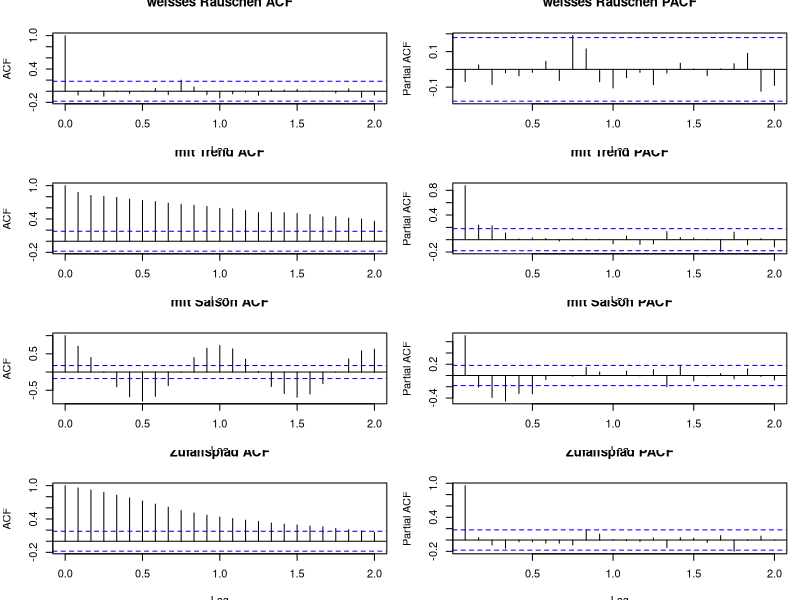
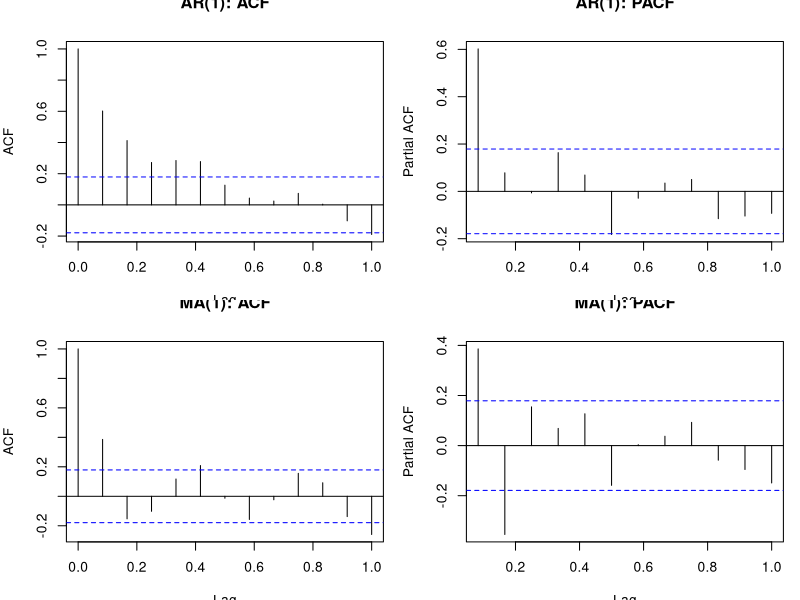
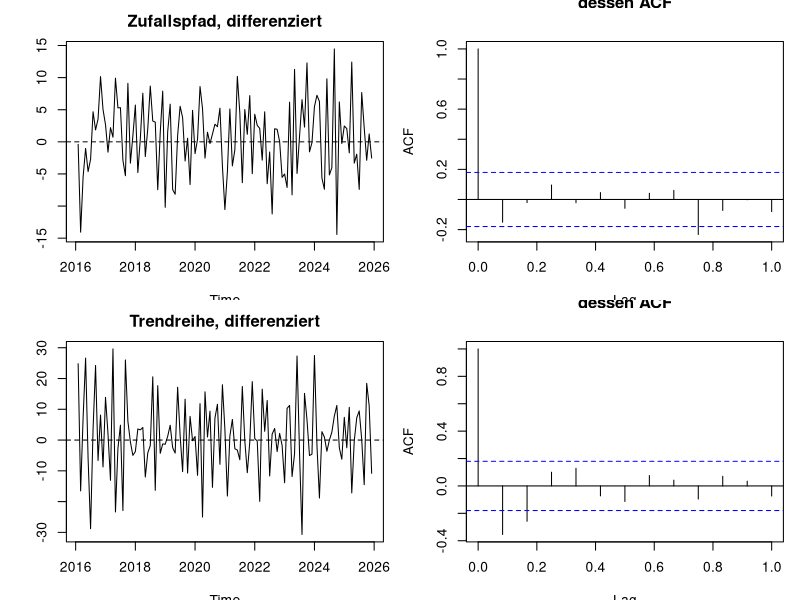
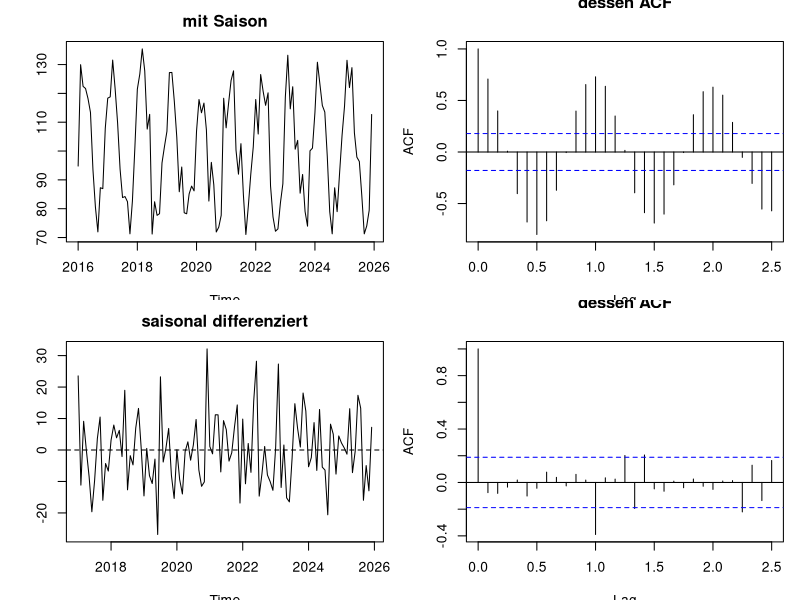

Write R code to recreate these figures, in order.
## ---- chunk 1
#| label: setup-r
#| include: false
library(tseries)

lehmer <- function(saat, anzahl) {
  s <- saat
  raus <- numeric(anzahl)
  for (k in seq_len(anzahl)) {
    s <- (16807 * s) %% 2147483647
    raus[k] <- s / 2147483647
  }
  raus
}

normalwerte <- function(saat, anzahl, mittel = 0, streuung = 1) {
  mittel + streuung * qnorm(lehmer(saat, anzahl))
}

monate <- 120
t <- 1:monate
start_jahr <- c(2016, 1)

# Fuenf Reihen mit verschiedenen Eigenschaften
weiss <- ts(normalwerte(1515, monate, 100, 10), start = start_jahr, frequency = 12)
mit_trend <- ts(100 + 0.8 * t + normalwerte(1616, monate, 0, 10),
                start = start_jahr, frequency = 12)
mit_saison <- ts(100 + 25 * sin(2 * pi * t / 12) + normalwerte(1717, monate, 0, 8),
                 start = start_jahr, frequency = 12)
zufallspfad <- ts(100 + cumsum(normalwerte(1919, monate, 0.8, 6)),
                  start = start_jahr, frequency = 12)

# AR(1) mit phi = 0.7 und MA(1) mit theta = 0.8 aus demselben Rauschen
stoerung <- normalwerte(1818, monate + 1, 0, 1)
ar_werte <- numeric(monate)
ar_werte[1] <- stoerung[1]
for (i in 2:monate) ar_werte[i] <- 0.7 * ar_werte[i - 1] + stoerung[i]
ar1 <- ts(ar_werte, start = start_jahr, frequency = 12)
ma1 <- ts(stoerung[-1] + 0.8 * stoerung[-(monate + 1)],
          start = start_jahr, frequency = 12)
## ---- chunk 2
#| label: fig-b1-st-r
#| fig-cap: "Beispiel 1: ACF und PACF für vier Reihen mit bekannter Struktur."
#| fig-height: 6
reihen <- list("weisses Rauschen" = weiss, "mit Trend" = mit_trend,
               "mit Saison" = mit_saison, "Zufallspfad" = zufallspfad)

par(mfrow = c(4, 2), mar = c(3.5, 4, 2.5, 1))
for (name in names(reihen)) {
  acf(reihen[[name]], lag.max = 24, main = paste(name, "ACF"))
  pacf(reihen[[name]], lag.max = 24, main = paste(name, "PACF"))
}
par(mfrow = c(1, 1))

# Die ersten sechs Werte als Zahlen
for (name in names(reihen)) {
  a <- acf(reihen[[name]], lag.max = 6, plot = FALSE)$acf[2:7]
  cat(sprintf("%-18s ACF %s\n", name, paste(sprintf("%6.3f", a), collapse = " ")))
}
round(1.96 / sqrt(monate), 3)
## ---- chunk 3
#| label: fig-b2-st-r
#| fig-cap: "Beispiel 2: AR(1) bricht in der PACF ab, MA(1) in der ACF."
#| fig-height: 4
par(mfrow = c(2, 2), mar = c(3.5, 4, 2.5, 1))
acf(ar1, lag.max = 12, main = "AR(1): ACF")
pacf(ar1, lag.max = 12, main = "AR(1): PACF")
acf(ma1, lag.max = 12, main = "MA(1): ACF")
pacf(ma1, lag.max = 12, main = "MA(1): PACF")
par(mfrow = c(1, 1))

for (name in c("ar1", "ma1")) {
  reihe <- get(name)
  a <- acf(reihe, lag.max = 5, plot = FALSE)$acf[2:6]
  p <- pacf(reihe, lag.max = 5, plot = FALSE)$acf[1:5]
  cat(sprintf("%-5s ACF  %s\n", name, paste(sprintf("%6.3f", a), collapse = " ")))
  cat(sprintf("%-5s PACF %s\n", "", paste(sprintf("%6.3f", p), collapse = " ")))
}
## ---- chunk 4
#| label: fig-b3-st-r
#| fig-cap: "Beispiel 3: oben der Zufallspfad und seine Differenz, unten die Trendreihe differenziert und detrendet."
#| fig-height: 4.6
detrend <- function(reihe) residuals(lm(as.numeric(reihe) ~ t))

par(mfrow = c(2, 2), mar = c(3.5, 4, 2.5, 1))
plot(diff(zufallspfad), ylab = "", main = "Zufallspfad, differenziert")
abline(h = 0, lty = 2)
acf(diff(zufallspfad), lag.max = 12, main = "dessen ACF")
plot(diff(mit_trend), ylab = "", main = "Trendreihe, differenziert")
abline(h = 0, lty = 2)
acf(diff(mit_trend), lag.max = 12, main = "dessen ACF")
par(mfrow = c(1, 1))

kennzahlen <- function(reihe) {
  c(sd = sd(reihe), acf1 = acf(reihe, lag.max = 1, plot = FALSE)$acf[2])
}

round(rbind(
  "Zufallspfad roh" = kennzahlen(zufallspfad),
  "Zufallspfad differenziert" = kennzahlen(diff(zufallspfad)),
  "Trendreihe roh" = kennzahlen(mit_trend),
  "Trendreihe differenziert" = kennzahlen(diff(mit_trend)),
  "Trendreihe detrendet" = kennzahlen(detrend(mit_trend)),
  "Trendreihe zweimal differenziert" = kennzahlen(diff(diff(mit_trend)))
), 3)
## ---- chunk 5
#| label: b4-st-r
#| warning: false
kandidaten <- list(
  "weisses Rauschen" = weiss,
  "mit Trend" = mit_trend,
  "Trend differenziert" = diff(mit_trend),
  "mit Saison" = mit_saison,
  "Saison saisonal diff" = diff(mit_saison, lag = 12),
  "Zufallspfad" = zufallspfad,
  "Zufallspfad diff" = diff(zufallspfad)
)

for (name in names(kandidaten)) {
  reihe <- kandidaten[[name]]
  adf <- suppressWarnings(adf.test(reihe))
  kp <- suppressWarnings(kpss.test(reihe))
  cat(sprintf("%-22s ADF p = %.3f | KPSS p = %.3f\n",
              name, adf$p.value, kp$p.value))
}
## ---- chunk 6
#| label: fig-b5-st-r
#| fig-cap: "Beispiel 5: oben die Saisonreihe und ihre ACF, unten dieselbe nach saisonalem Differenzieren."
#| fig-height: 4.6
saison_diff <- diff(mit_saison, lag = 12)

par(mfrow = c(2, 2), mar = c(3.5, 4, 2.5, 1))
plot(mit_saison, ylab = "", main = "mit Saison")
acf(mit_saison, lag.max = 30, main = "dessen ACF")
plot(saison_diff, ylab = "", main = "saisonal differenziert")
abline(h = 0, lty = 2)
acf(saison_diff, lag.max = 30, main = "dessen ACF")
par(mfrow = c(1, 1))

acf_werte <- function(reihe, stellen) {
  round(acf(reihe, lag.max = 24, plot = FALSE)$acf[stellen + 1], 3)
}
rbind(vorher = acf_werte(mit_saison, c(1, 6, 12, 24)),
      nachher = acf_werte(saison_diff, c(1, 6, 12, 24)))

round(c(sd_vorher = sd(mit_saison), sd_nachher = sd(saison_diff),
        verlorene_werte = 12), 3)
